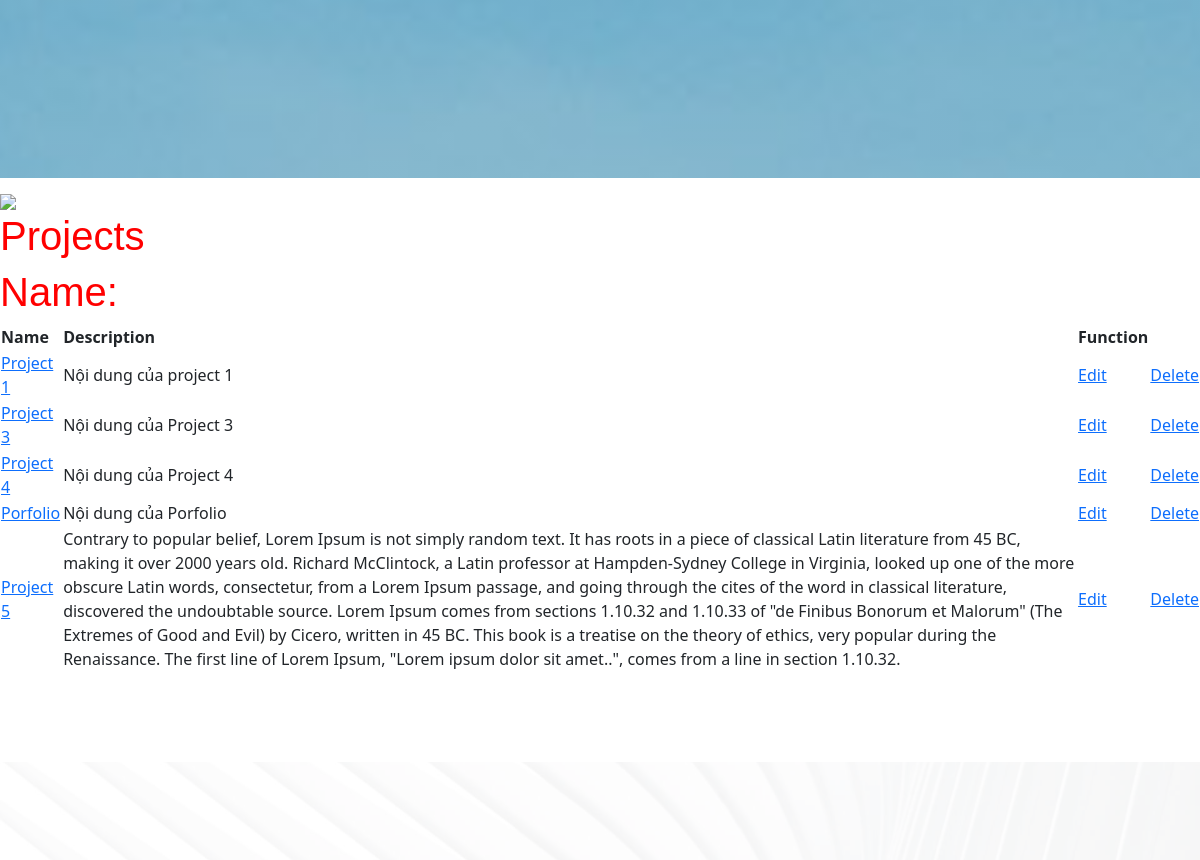
/ (middle part), run on an earlier commit of the app's database.
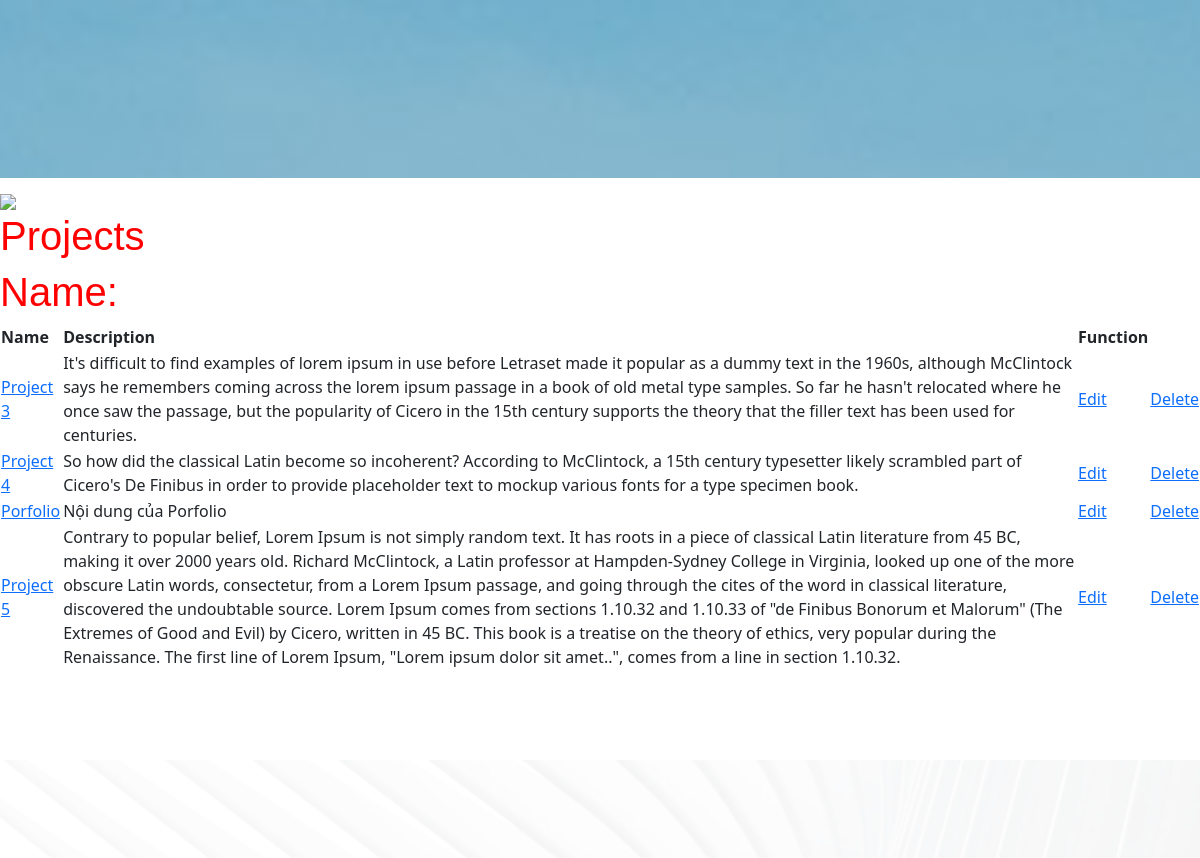
And on a later commit of the database.
### projects/models.py (models this page shows, shortened)
class Project(models.Model):
    title = models.CharField(max_length=200)
    description = models.TextField(null=True, blank=True)
    feature_image = models.ImageField(
        null=True, blank=True, default="default.png")
    demo_link = models.CharField(max_length=1000, null=True, blank=True)
    source_link = models.CharField(max_length=1000, null=True, blank=True)
    vote_total = models.IntegerField(default=0)
    vote_ratio = models.IntegerField(default=0)
    tags = models.ManyToManyField('Tag', blank=True)
    created = models.DateTimeField(auto_now_add=True)
    id = models.UUIDField(default=uuid.uuid4, unique=True,
                          primary_key=True, editable=False)

### projects/views.py (the view)
# urls.py: path('', include('projects.urls'))
def projects(request):
    projects = Project.objects.all()
    context = {'projects': projects}
    return render(request, 'websites/projects.html', context)

### projects/templates/websites/projects.html
{% extends 'main.html' %} {% load static %} {% block content %}
<div class="main-project-content">
  <img style="width: 200px" src="{% static 'img/cat-img.jpg' %}" />
  <h1>Projects</h1>
  <h1>Name: {{name}}</h1>
  <table>
    <thead>
      <tr>
        <th>Name</th>
        <th>Description</th>
        <th>Function</th>
      </tr>
    </thead>
    <tbody>
      {% for item in projects %}
      <tr>
        <td><a href="{% url 'project' item.id %}">{{item.title}}</a></td>
        <td>{{item.description}}</td>
        <td><a href="{% url 'update-project' item.id %}">Edit</a></td>
        <td><a href="{% url 'delete-project' item.id %}">Delete</a></td>
      </tr>
      {% endfor %}
    </tbody>
  </table>
</div>
{% endblock content %}

What changed in the data, as far as the page shows it:
removed Project: title "Project 1", description "Nội dung của project 1"
changed Project "Project 3": description "Nội dung của Project 3" → "It's difficult to find examples of lorem ipsum in use before Letraset made it popular as a dummy text in the 1960s, although McClintock says he remembers coming across the lorem ipsum passage in a book of old metal type samples. So far he hasn't relocated where he once saw the passage, but the popularity of Cicero in the 15th century supports the theory that the filler text has been used for centuries."
changed Project "Project 4": description "Nội dung của Project 4" → "So how did the classical Latin become so incoherent? According to McClintock, a 15th century typesetter likely scrambled part of Cicero's De Finibus in order to provide placeholder text to mockup various fonts for a type specimen book."
